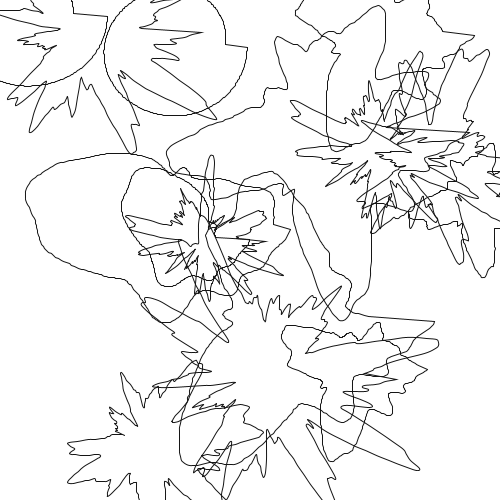
Frame 1 (no input)
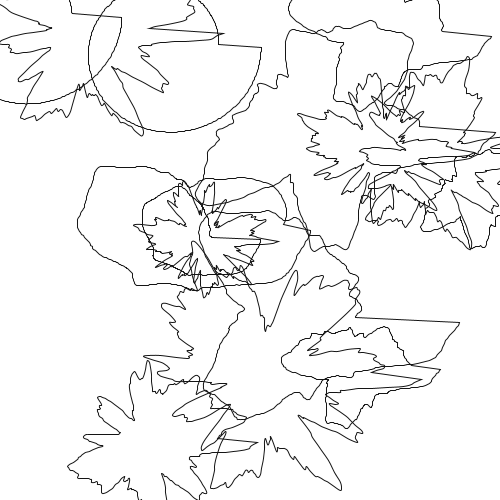
Frame 60 (the mouse pressed at the canvas centre just before this capture)
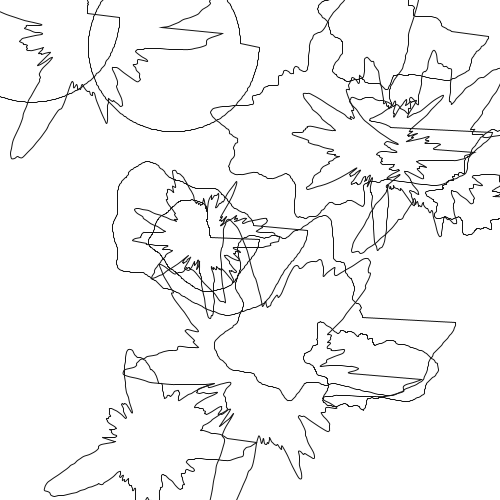
Frame 120 (the mouse held since frame 60 and released just before this capture)

The Processing sketch that drew these frames (run headless with seeded random() and noise(); from frame 60 on, the mouse is pressed at the canvas centre):

// Processing sketch: blobs
// ── blobs.pde
int count = 15;
Blob[] blobs;

void setup() {
  size(500, 500);
  blobs = new Blob[count];
  for (int i = 0; i < count; i++) {
    blobs[i] = new Blob(random(width), random(height), random(100, 250), random(10));
  }
}

void draw() {
  background(255);
  for (Blob blob : blobs) {
    blob.shapeFill(-1, 0);
    blob.shapeDisplay();
  }
  noStroke();
  fill(255, 20);
  rect(0, 0, width, height);
}

class Blob {
  float cenX;
  float cenY;
  float radius;
  float speed;
  float posX;
  float posY;
  float noiseFactor;

  Blob(float cenX_, float cenY_, float radius_, float speed_) {
    cenX = cenX_;
    cenY = cenY_;
    radius = radius_;
    speed = speed_;
  }

  void shapeFill(float fill_, float stroke_) {
    if (fill_ < 0) {
      noFill();
    } else {
      fill(fill_);
    } 
    if (stroke_ < 0) {
      noStroke();
    } else {
      stroke(stroke_);
    }
  }

  void shapeDisplay() {
    beginShape();
    for (int i = 0; i < 360; i++) {
      noiseFactor = noise(i*speed/100, float(frameCount)/150);
      posX = cenX + radius * cos(radians(i)) * noiseFactor;
      posY = cenY + radius * sin(radians(i)) * noiseFactor;
      curveVertex(posX, posY);
    }
    endShape(CLOSE);
  }
}
